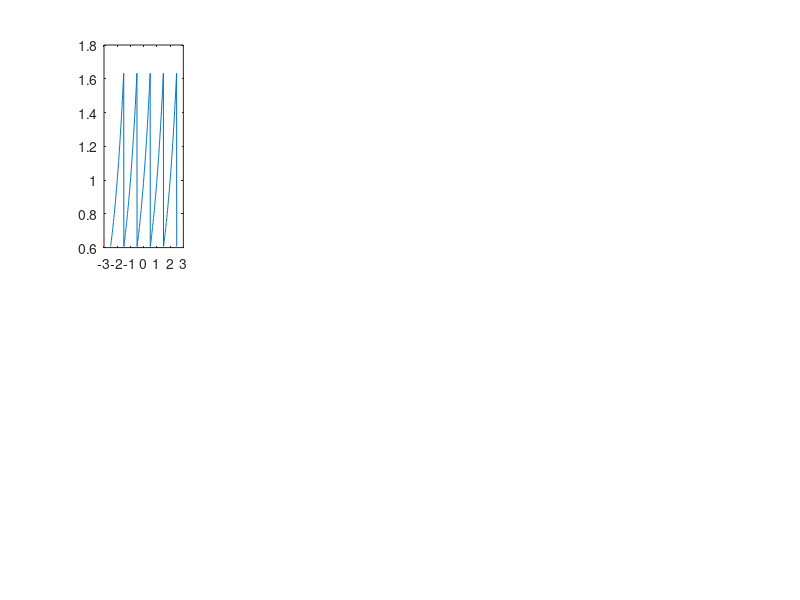

Write the MATLAB code that produced this figure. (Note: this script raises an error after producing the figure.)
t=-2.5:0.01:2.5;
A=1;
alfa=1;
T=1;
N_values=[0,1,2,5,10,50,100,500,1000];
rows=2;
cols=5;

t1=-T/2:0.01:T/2;
figure;
%f_true = A*exp(alfa*t);
%subplot(rows, cols, 1);
%plot(t, f_true);
f_true = zeros(size(t));

for i = 1:length(t)
    t2 = t(i);
    period = floor((t2 + T/2) / T);
    t_adjusted = t2 - period * T;
    if t_adjusted >= -T/2 && t_adjusted <= T/2
        f_true(i) = A * exp(alfa * t_adjusted);
    else
        f_true(i) = 0;
    end
end

subplot(rows, cols, 1);
plot(t, f_true);

for i = 1:length(N_values)
    f = faprox1(A, alfa, T, N_values(i), t);
    subplot(rows,cols,i+1);
    plot(t, f, t, f_true);
    title(["N=", num2str(N_values(i))]);
end